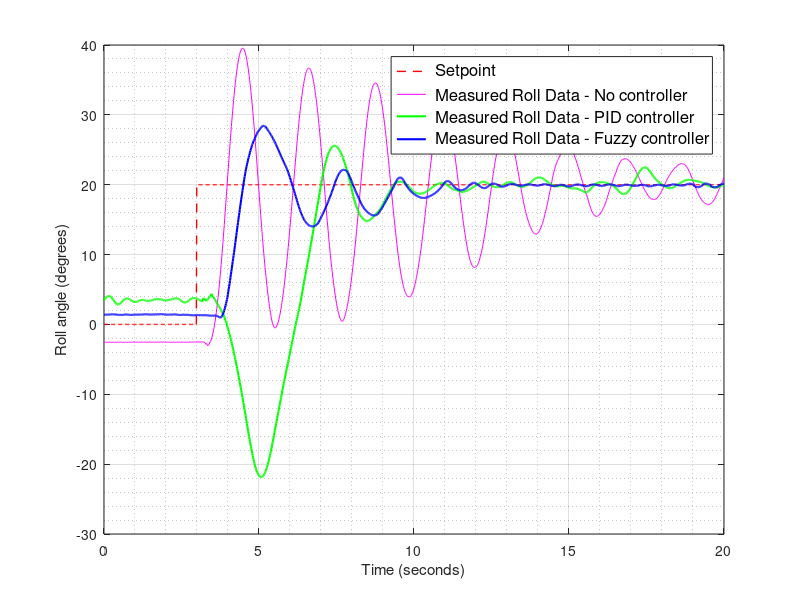
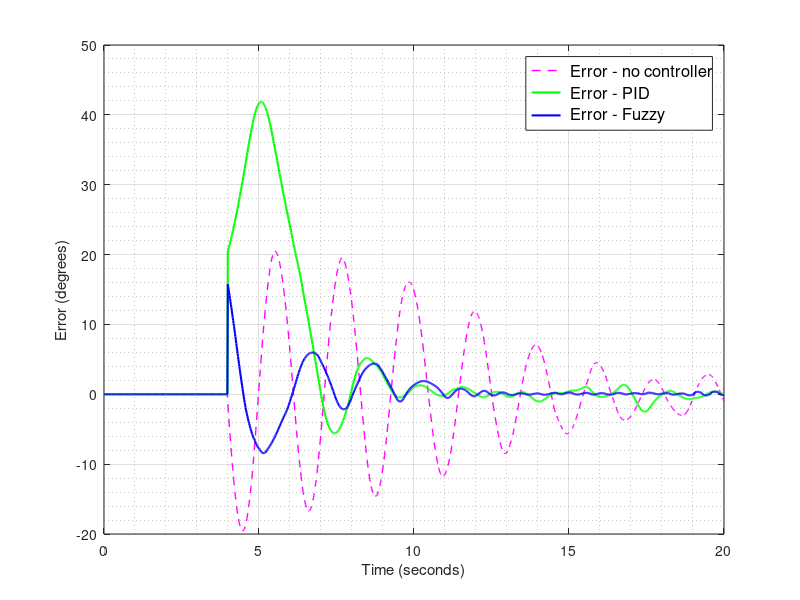

Write MATLAB code to recreate these figures, in order.
close all

IMU1 = load('capture30.txt'); %0-20deg no controller
IMU2 = load('capture38.txt'); %0-20deg pid
IMU3 = load('capture35.txt'); %0-20deg Fuzzy


%Read values for no controller
Pitch1 =            (IMU1(1:1398,1));
Roll1 =             (IMU1(1:1398,2)-1);
TIM2_CCR21 =        (IMU1(1:1398,3));
TIM1_CCR31 =        (IMU1(1:1398,4));
Controller_type1 =  (IMU1(1:1398,5));
Setpoint1 =         (IMU1(1:1398,6));

%Read values for PID
Pitch2 =            (IMU2(1:1398,1));
Roll2 =             (IMU2(1:1398,2)+0.5);
TIM2_CCR22 =        (IMU2(1:1398,3));
TIM1_CCR32 =        (IMU2(1:1398,4));
Controller_type2 =  (IMU2(1:1398,5));
Setpoint2 =         (IMU2(1:1398,6));

%Read values for Fuzzy
Pitch3 =            (IMU3(1:1398,1));
Roll3 =             (IMU3(1:1398,2)+23);
TIM2_CCR23 =        (IMU3(1:1398,3));
TIM1_CCR33 =        (IMU3(1:1398,4));
Controller_type3 =  (IMU3(1:1398,5));
Setpoint3 =         (IMU3(1:1398,6));



% Setpoint3(1:210) = 0;
% Setpoint3(210:1398) = 10;

%Roll3(220:1398) = Roll3(220:1398)*0.6;
%Roll1(220:1398) = Roll1(220:1398)*0.9;

%set time
[m,n] = size(IMU1);
m = 1398;
time = linspace(0,20,m);

Setpoint2(210:1398) = 20;


figure(1)
plot(time, Setpoint2, 'r--', 'LineWidth', 1)
hold on
plot(time, Roll1, 'm');
plot(time, Roll2, 'g', 'LineWidth', 1.5);
plot(time, Roll3, 'b', 'LineWidth', 1.5);
legend(' Setpoint' ,' Measured Roll Data - No controller',' Measured Roll Data - PID controller', ' Measured Roll Data - Fuzzy controller', 'FontSize',12);
grid on
grid minor
ylabel('Roll angle (degrees)');
xlabel('Time (seconds)');


%plot roll
% figure(2)
% plot(time, Setpoint1, 'r--', 'LineWidth', 1)
% hold on
% plot(time, Roll1, 'm');
% plot(time, Roll2, 'g', 'LineWidth', 1.5);
% plot(time, Roll3, 'b', 'LineWidth', 1.5);
% legend(' Setpoint' ,' Measured Roll Data - No controller',' Measured Roll Data - PID controller', ' Measured Roll Data - Fuzzy controller', 'FontSize',12);
% grid on
% grid minor
% ylabel('Roll angle (degrees)');
% xlabel('Time (seconds)');


%% Calculate quality measures 

%Calculate error
error11 = Setpoint1-Roll1;
error22 = Setpoint1-Roll2;
error33 = Setpoint1-Roll3;

beg = 280;

error1(beg:1398) = error11(beg:1398);
error2(beg:1398) = error22(beg:1398);
error3(beg:1398) = error33(beg:1398);

error1(beg:1398) = error1(beg:1398)-5;
error2(beg:1398) = error2(beg:1398)-5;
error3(beg:1398) = error3(beg:1398)-5;

%plot error
figure(2)
plot(time, error1, 'm--', 'LineWidth', 1);
hold on
plot(time, error2, 'g', 'LineWidth', 1.5);
plot(time, error3, 'b', 'LineWidth', 1.5);
legend(' Error - no controller' ,' Error - PID',' Error - Fuzzy','FontSize',12)
grid on
grid minor
ylabel('Error (degrees)');
xlabel('Time (seconds)');


%Mean Absolute Error
MAE1 = sum(error1)
MAE2 = sum(error2)
MAE3 = sum(error3)

%Squared Sum Error
SSE1 = sum(error1.*error1);
SSE1_dec = num2str(SSE1,'%.2f')

SSE2 = sum(error2.*error2);
SSE2_dec = num2str(SSE2,'%.2f')

SSE3 = sum(error3.*error3);
SSE3_dec = num2str(SSE3,'%.2f')

%Mean Square Error
MSE1 = mean(error1.*error1)
MSE2 = mean(error2.*error2)
MSE3 = mean(error3.*error3)

